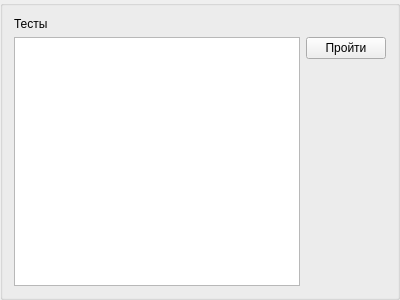
<?xml version="1.0" encoding="UTF-8"?>
<ui version="4.0">
 <class>StudGroupBox</class>
 <widget class="QGroupBox" name="StudGroupBox">
  <property name="geometry">
   <rect>
    <x>0</x>
    <y>0</y>
    <width>400</width>
    <height>300</height>
   </rect>
  </property>
  <property name="windowTitle">
   <string>StudGroupBox</string>
  </property>
  <layout class="QGridLayout" name="gridLayout">
   <item row="1" column="1">
    <widget class="QPushButton" name="passButton">
     <property name="text">
      <string>Пройти</string>
     </property>
    </widget>
   </item>
   <item row="2" column="1">
    <spacer name="verticalSpacer">
     <property name="orientation">
      <enum>Qt::Vertical</enum>
     </property>
     <property name="sizeHint" stdset="0">
      <size>
       <width>20</width>
       <height>248</height>
      </size>
     </property>
    </spacer>
   </item>
   <item row="1" column="0" rowspan="2">
    <widget class="QListWidget" name="examList"/>
   </item>
   <item row="0" column="0">
    <widget class="QLabel" name="label">
     <property name="text">
      <string>Тесты</string>
     </property>
    </widget>
   </item>
  </layout>
 </widget>
 <layoutdefault spacing="6" margin="11"/>
 <resources/>
 <connections/>
</ui>
